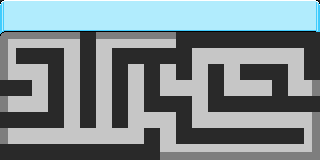

A level layout from a 2D game, rendered from its tile map. Below: a short description, then the map file with its tile-grid data intact:
An orthogonal 20x10 tile map with 16x16 px tiles, 4 tile layers (Tile Layer 1, Tile Layer 2, Tile Layer 3, Tile Layer 4).

<map version="1.4" tiledversion="1.4.2" orientation="orthogonal" renderorder="right-down" width="20" height="10" tilewidth="16" tileheight="16" infinite="0" nextlayerid="5" nextobjectid="1">
 <tileset firstgid="1" source="lab.tsx" />
 <layer id="1" name="Tile Layer 1" width="20" height="10">
  <data encoding="csv">
71,71,102,102,102,102,102,102,102,102,102,102,102,102,102,102,102,102,102,103,
81,101,102,102,102,102,102,102,102,102,102,102,102,102,102,102,102,102,103,113,
101,102,102,102,102,102,102,102,102,102,102,102,102,102,102,102,102,102,102,103,
111,112,112,112,112,112,112,112,112,112,112,112,112,112,112,112,112,112,112,113,
111,112,112,112,112,112,112,112,112,112,112,112,112,112,112,112,112,112,112,113,
111,112,112,112,112,112,112,112,112,112,112,112,112,112,112,112,112,112,112,113,
111,112,112,112,112,112,112,112,112,112,112,112,112,112,112,112,112,112,112,113,
111,112,112,112,112,112,112,112,112,112,112,112,112,112,112,112,112,112,112,113,
111,112,112,112,112,112,112,112,112,112,112,112,112,112,112,112,112,112,112,113,
121,122,122,122,122,122,122,122,122,122,122,122,122,122,122,122,122,122,122,123
</data>
 </layer>
 <layer id="2" name="Tile Layer 2" width="20" height="10">
  <data encoding="csv">
71,42,42,42,42,42,42,42,42,42,42,42,42,42,42,42,42,42,42,72,
81,52,52,52,52,52,52,52,52,52,52,52,52,52,52,52,52,52,52,82,
91,0,0,0,0,0,0,0,0,0,0,0,0,0,0,0,0,0,0,92,
0,0,0,0,0,0,0,0,0,0,0,0,0,0,0,0,0,0,0,0,
0,0,0,0,0,0,0,0,0,0,0,0,0,0,0,0,0,0,0,0,
0,0,0,0,0,0,0,0,0,0,0,0,0,0,0,0,0,0,0,0,
0,0,0,0,0,0,0,0,0,0,0,0,0,0,0,0,0,0,0,0,
0,0,0,0,0,0,0,0,0,0,0,0,0,0,0,0,0,0,0,0,
0,0,0,0,0,0,0,0,0,0,0,0,0,0,0,0,0,0,0,0,
0,0,0,0,0,0,0,0,0,0,0,0,0,0,0,0,0,0,0,0
</data>
 </layer>
 <layer id="3" name="Tile Layer 3" width="20" height="10">
  <data encoding="csv">
0,0,0,0,0,0,0,0,0,0,0,0,0,0,0,0,0,0,0,0,
0,0,0,0,0,0,0,0,0,0,0,0,0,0,0,0,0,0,0,0,
0,0,0,0,0,0,0,0,0,0,0,0,0,0,0,0,0,0,0,0,
0,0,0,0,0,0,0,0,0,0,0,0,0,0,0,0,0,0,0,0,
0,0,0,0,0,0,0,0,0,0,0,0,0,0,0,0,0,0,0,0,
0,0,0,0,0,0,0,0,0,0,0,0,0,0,0,0,0,0,0,0,
0,0,0,0,0,0,0,0,0,0,0,0,0,0,0,0,0,0,0,0,
0,0,0,0,0,0,0,0,0,0,0,0,0,0,0,0,0,0,0,0,
0,0,0,0,0,0,0,0,0,0,0,0,0,0,0,0,0,0,0,0,
0,0,0,0,0,0,0,0,0,0,0,0,0,0,0,0,0,0,0,0
</data>
 </layer>
 <layer id="4" name="Tile Layer 4" width="20" height="10">
  <data encoding="csv">
0,0,0,0,0,0,0,0,0,0,0,0,0,0,0,0,0,0,0,0,
0,0,0,0,0,0,0,0,0,0,0,0,0,0,0,0,0,0,0,0,
0,0,0,0,0,22,0,0,0,0,0,22,22,22,22,22,22,22,22,22,
0,22,22,22,0,22,0,22,22,22,22,22,0,0,0,0,0,0,0,22,
0,0,0,22,0,22,0,22,0,22,0,22,0,22,0,22,22,22,0,22,
22,22,0,22,0,22,0,22,0,22,0,0,0,22,0,0,0,22,0,0,
0,0,0,22,0,22,0,22,0,22,22,22,0,22,22,22,22,22,22,22,
22,22,22,22,0,22,0,22,0,0,0,22,0,0,0,0,0,0,0,0,
0,0,0,0,0,0,0,0,0,22,0,22,22,22,22,22,22,22,22,0,
22,22,22,22,22,22,22,22,22,22,0,0,0,0,0,0,0,0,0,0
</data>
 </layer>
</map>
